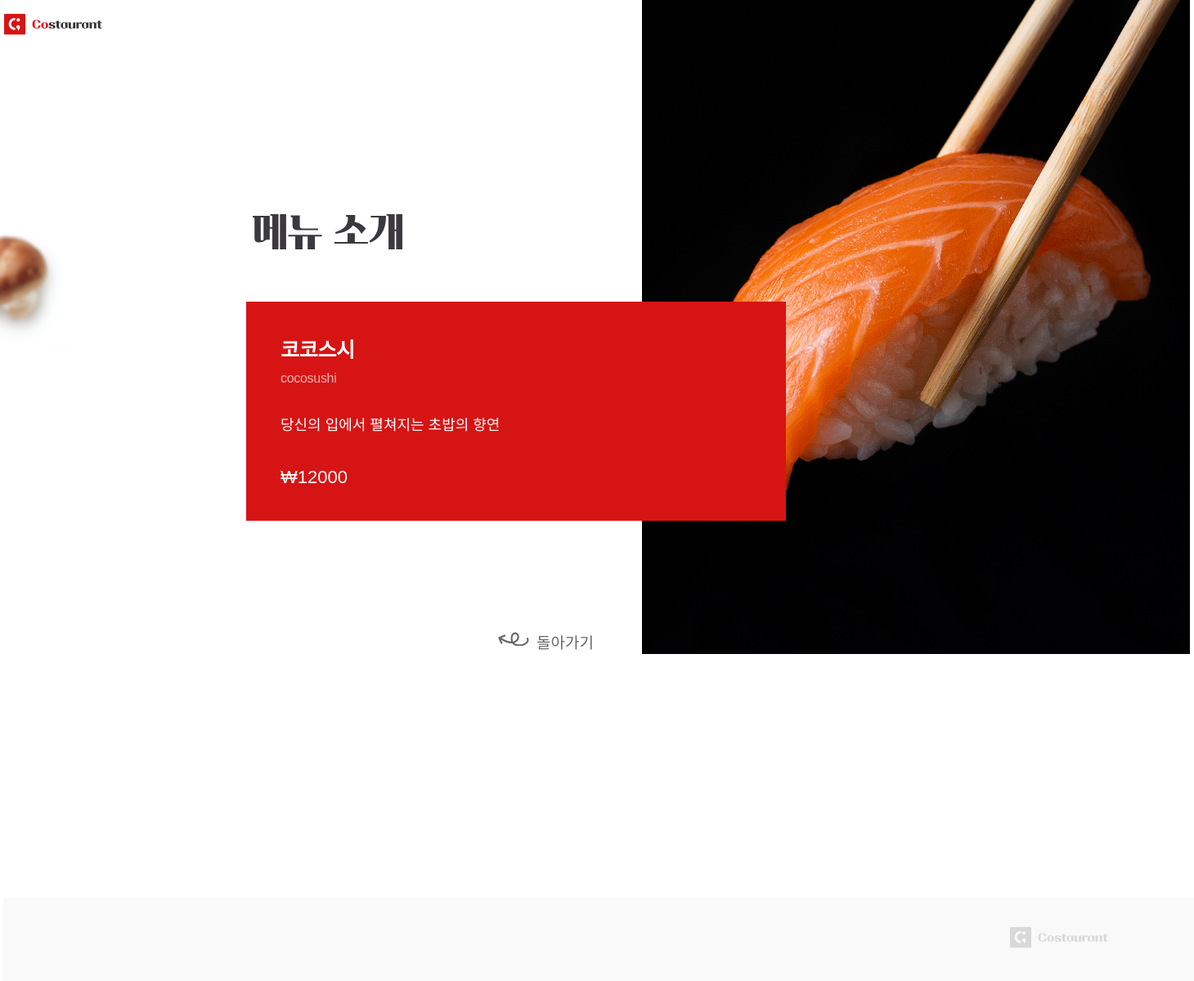
Page /menus/food/1/ on the committed database.
### menus/models.py (models this page shows, shortened)
class Menu(models.Model):
    name = models.CharField(max_length=80)
    name_eng = models.CharField(max_length=80)
    description = models.CharField(max_length=120)
    price = models.IntegerField()
    img_path = models.CharField(max_length=255)

### menus/views.py (the view)
# urls.py: path('food/<int:pk>/', views.detail),  # 수정해주세요.
def detail(request, pk):
    context = dict()
    menu = Menu.objects.get(id=pk)
    context["menu"] = menu
    return render(request, 'menus/detail.html', context)

### menus/templates/menus/detail.html (shortened to what this page needs)
{% load static %}
<!DOCTYPE html>
<html>
<head>
    <link rel="stylesheet" href="{% static 'menus/css/detail_styles.css' %}">
    <link rel="stylesheet" type="text/css" href="https://cdn.rawgit.com/moonspam/NanumSquare/master/nanumsquare.css">
</head>
<body>
    <div id="header">
        <div class="container">
            <div class="nav">
                <a href="/menus">
                    <img src="{% static 'menus/images/logo-color.svg' %}">
                </a>
        </div>
    </div>
    <div id="content">
        <div class="container">
            <div class="header">
                <h2>
                    <img src="{% static 'menus/images/menu-txt.svg'%}">
                </h2>
                <div class="menu_img">
                    <img src={% get_static_prefix %}{{menu.img_path}}>
                </div>
                <div class="menu_info">
                    <h3>{{menu.name}}</h3>
                    <h4>{{menu.name_eng}}</h4>
                    <p class="menu-desc">{{menu.description}}</p>
                    <p class="price">&#8361;{{menu.price}}</p>
                </div>
                <div class="back-main">
                    <a href="/menus">돌아가기</a>
                </div>
            </div>
        </div>
    </div>
    <div id="footer">
        <div class="container">
            <div class="footer">
                <img src="{% static 'menus/images/logo-gray.svg' %}">
            </div>
        </div>
    </div>
</body>

### menus/static/menus/css/detail_styles.css (style rules this page uses)
h1,h2,h3,h4,p,a,ul,li { margin: 0; padding: 0; font-family : 'NanumSquare', sans-serif; font-weight: 200; list-style: none; text-decoration: none; outline: none; }
body { margin: 0; padding: 0; background: #fff; }
img { margin: 0; padding: 0; border: 0; }
#header,#content,#footer { min-width: 1280px; }
#content { height: 100%; background: url(../images/bg-img-mashroom.jpg) no-repeat left top/92px 169px; }
#footer { background: url(../images/bg-rectangle.svg) no-repeat right bottom/1456px; margin-top:300px; }
.container { position: relative; width: 1450px; margin: 0 auto; }
.nav { height: 60px; padding-top: 17px; box-sizing: border-box; }
.header { padding-left: 296px; }
.header h2 { margin-top: 202px; margin-bottom: 58px; padding-left: 8px; }
.menu_img { position: absolute; top: -262px; right: 0; z-index: -1; }
.menu_img img { width: 670px; height: 800px; object-fit: cover; object-position: center; }
.menu_info { background: #D71414; display: inline-block; width: 660px; color: #fff; padding: 39px 0 40px 42px; box-sizing: border-box; }
.menu_info h3 { font-size: 25px; font-weight: 600; letter-spacing: -0.3px; }
.menu_info h4 { font-size: 16px; font-weight: 500; letter-spacing: -0.3px; color: #f0afaf; padding: 10px 0 33px; }
.menu_info .menu-desc { font-size: 18px; padding-bottom: 40px; }
.menu_info .price { font-size: 22px; font-weight: 500; }
.back-main { margin: 134px 0 0 355px; }
.back-main a { position: relative; display: inline-block; font-size: 19px; font-weight: 500; color: #69666d; transition: 0.2s all; }
.back-main a:after { content: ""; position: absolute; display: block; width: 70px; height: 25px; background: url(../images/back.svg) no-repeat; top: 2px; left: -50px; transition: 0.2s all; }
.footer { text-align: right; padding: 36px 100px 36px 0; }

### rows in the picture
Menu: img_path (picture), name "코코스시", name_eng "cocosushi", description "당신의 입에서 펼쳐지는 초밥의 향연", price "12000"
